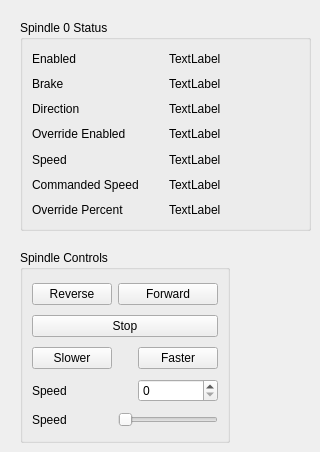
      <widget class="QWidget" name="tab_2">
       <attribute name="title">
        <string>S0</string>
       </attribute>
       <widget class="QGroupBox" name="groupBox">
        <property name="geometry">
         <rect>
          <x>20</x>
          <y>20</y>
          <width>291</width>
          <height>211</height>
         </rect>
        </property>
        <property name="title">
         <string>Spindle 0 Status</string>
        </property>
        <layout class="QGridLayout" name="gridLayout_2">
         <item row="1" column="0">
          <widget class="QLabel" name="label">
           <property name="text">
            <string>Brake</string>
           </property>
          </widget>
         </item>
         <item row="2" column="0">
          <widget class="QLabel" name="label_2">
           <property name="text">
            <string>Direction</string>
           </property>
          </widget>
         </item>
         <item row="4" column="0">
          <widget class="QLabel" name="label_5">
           <property name="text">
            <string>Speed</string>
           </property>
          </widget>
         </item>
         <item row="5" column="1">
          <widget class="QLabel" name="spindle_cmd_speed_0_lb">
           <property name="text">
            <string>TextLabel</string>
           </property>
          </widget>
         </item>
         <item row="4" column="1">
          <widget class="QLabel" name="spindle_speed_0_lb">
           <property name="text">
            <string>TextLabel</string>
           </property>
          </widget>
         </item>
         <item row="3" column="1">
          <widget class="QLabel" name="spindle_override_enabled_0_lb">
           <property name="text">
            <string>TextLabel</string>
           </property>
          </widget>
         </item>
         <item row="1" column="1">
          <widget class="QLabel" name="spindle_brake_0_lb">
           <property name="text">
            <string>TextLabel</string>
           </property>
          </widget>
         </item>
         <item row="0" column="0">
          <widget class="QLabel" name="label_3">
           <property name="text">
            <string>Enabled</string>
           </property>
          </widget>
         </item>
         <item row="5" column="0">
          <widget class="QLabel" name="label_6">
           <property name="text">
            <string>Commanded Speed</string>
           </property>
          </widget>
         </item>
         <item row="2" column="1">
          <widget class="QLabel" name="spindle_direction_0_lb">
           <property name="text">
            <string>TextLabel</string>
           </property>
          </widget>
         </item>
         <item row="0" column="1">
          <widget class="QLabel" name="spindle_enabled_0_lb">
           <property name="text">
            <string>TextLabel</string>
           </property>
          </widget>
         </item>
         <item row="3" column="0">
          <widget class="QLabel" name="label_4">
           <property name="text">
            <string>Override Enabled</string>
           </property>
          </widget>
         </item>
         <item row="6" column="0">
          <widget class="QLabel" name="label_7">
           <property name="text">
            <string>Override Percent</string>
           </property>
          </widget>
         </item>
         <item row="6" column="1">
          <widget class="QLabel" name="spindle_override_0_lb">
           <property name="text">
            <string>TextLabel</string>
           </property>
          </widget>
         </item>
        </layout>
       </widget>
       <widget class="QGroupBox" name="groupBox_9">
        <property name="geometry">
         <rect>
          <x>20</x>
          <y>250</y>
          <width>210</width>
          <height>193</height>
         </rect>
        </property>
        <property name="title">
         <string>Spindle Controls</string>
        </property>
        <layout class="QGridLayout" name="gridLayout_10">
         <item row="0" column="0">
          <widget class="QPushButton" name="spindle_rev_0_pb">
           <property name="text">
            <string>Reverse</string>
           </property>
          </widget>
         </item>
         <item row="0" column="1" colspan="2">
          <widget class="QPushButton" name="spindle_fwd_0_pb">
           <property name="text">
            <string>Forward</string>
           </property>
          </widget>
         </item>
         <item row="1" column="0" colspan="3">
          <widget class="QPushButton" name="spindle_stop_0_pb">
           <property name="text">
            <string>Stop</string>
           </property>
          </widget>
         </item>
         <item row="2" column="0">
          <widget class="QPushButton" name="spindle_minus_0_pb">
           <property name="text">
            <string>Slower</string>
           </property>
          </widget>
         </item>
         <item row="2" column="2">
          <widget class="QPushButton" name="spindle_plus_0_pb">
           <property name="text">
            <string>Faster</string>
           </property>
          </widget>
         </item>
         <item row="3" column="2">
          <widget class="QSpinBox" name="spindle_speed_0_sb"/>
         </item>
         <item row="3" column="0">
          <widget class="QLabel" name="label_57">
           <property name="text">
            <string>Speed</string>
           </property>
          </widget>
         </item>
         <item row="4" column="1" colspan="2">
          <widget class="QSlider" name="spindle_speed_0_sl">
           <property name="orientation">
            <enum>Qt::Horizontal</enum>
           </property>
          </widget>
         </item>
         <item row="4" column="0">
          <widget class="QLabel" name="label_58">
           <property name="text">
            <string>Speed</string>
           </property>
          </widget>
         </item>
        </layout>
       </widget>
      </widget>
